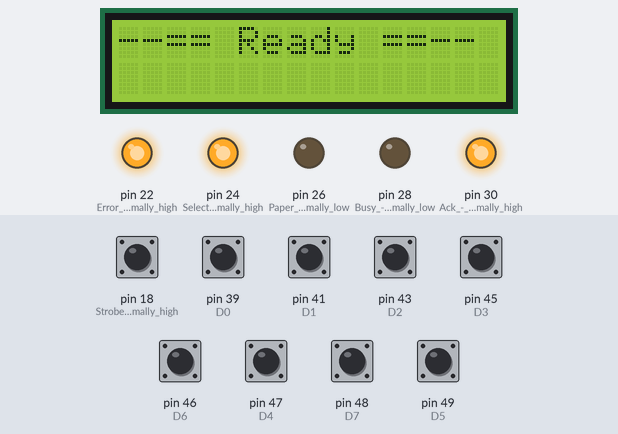
Bench run of a sketch on a simulated Arduino Mega 2560, built with avr-gcc and run on an emulated ATmega2560. Parts: 16×2 character LCD, output pins drawn as LEDs (lit = HIGH). Inputs (shaded band) come from the test bench; at power-on: pin 18 (Strobe_-_normally_high), pin 39 (D0), pin 41 (D1), pin 43 (D2), pin 45 (D3), pin 46 (D6), pin 47 (D4), pin 48 (D7), pin 49 (D5) HIGH. Storage starts empty; what the sketch prints to the serial monitor is not drawn.

Above: at 1.3 s.
1.4 s: pin 18 (Strobe_-_normally_high) pulled LOW for 0.15 s
At 2.2 s:
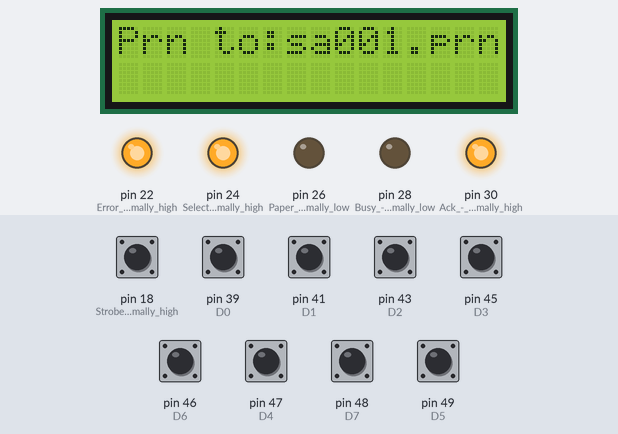
3.0 s: pin 18 (Strobe_-_normally_high) pulled LOW for 1 s
At 13.3 s:
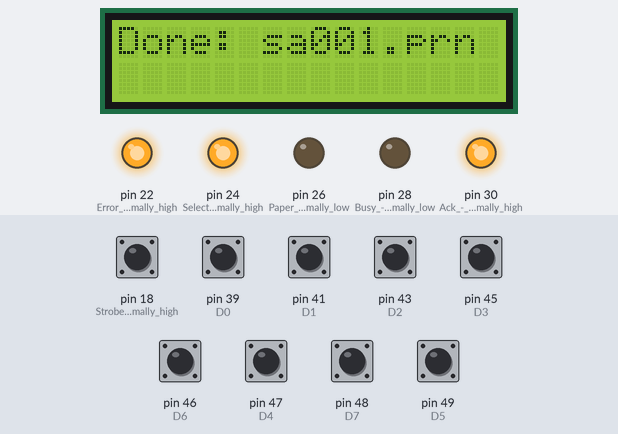
Timing chart, 0 to 14.5 s (numbered marks = the images above; inputs shaded):
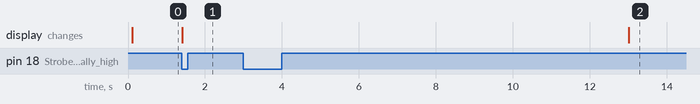

The sketch:

CentArd.ino
```cpp
// Arduino Centronics printer capture tool
// Using Ethernet shield with built-in SD card
// SD card pinout:
// MOSI: pin 11
// MISO: pin 12
// CLK:  pin 13
// CS:   pin 4

// LCD pinout:
// EN: pin A7

#include <LiquidCrystal.h>
#include <SPI.h>
#include <SD.h>

// 10s timeout before considering the print completed
#define TIMEOUT_MS 10000

// Global variables/flags
LiquidCrystal lcd(8, 9, 4, 5, 6, 7);  // RS, EN, D4, D5, D6, D7
bool init_complete = false;
bool print_in_progress = false;
bool data_ready = false;
byte data = 0;
byte buff[512];
int buff_index = 0;
long last_update;
File current_file;
long file_size = 0;


void setup()
{
  Serial.begin(115200);
  delay(10);
  Serial.println();
  Serial.println();
  Serial.println();

  lcd.begin(16, 2);
  delay(10);
  lcd.clear();

  // Initialize SD card
  Serial.println("Init SD");
  pinMode(53, OUTPUT);  // HW CS pin, init it just in case
  pinMode(4, OUTPUT);
  if ( !SD.begin(4) )
  {
    Serial.println("SD Init Failed");
    lcd.print("! No SD card !");
  }
  else
  {
    Serial.println("SD Init Ok");
    lcd.print("--== Ready ==--");
  }

  // Configure pins
  pinMode(18, INPUT_PULLUP); // Strobe - normally high
  attachInterrupt(digitalPinToInterrupt(18), StrobeFallingEdge, FALLING); // Attach to pin interrupt

  pinMode(22, OUTPUT);  // Error - normally high
  digitalWrite(22, true);

  pinMode(24, OUTPUT);  // Select - normally high
  digitalWrite(24, true);

  pinMode(26, OUTPUT);  // Paper out - normally low
  digitalWrite(26, false);

  pinMode(28, OUTPUT);  // Busy - normally low
  digitalWrite(28, false);

  pinMode(30, OUTPUT);  // Ack - normally high
  digitalWrite(30, true);

  pinMode(39, INPUT_PULLUP);  // D0
  pinMode(41, INPUT_PULLUP);  // D1
  pinMode(43, INPUT_PULLUP);  // D2
  pinMode(45, INPUT_PULLUP);  // D3
  pinMode(47, INPUT_PULLUP);  // D4
  pinMode(49, INPUT_PULLUP);  // D5
  pinMode(46, INPUT_PULLUP);  // D6
  pinMode(48, INPUT_PULLUP);  // D7

  // Update timeout
  last_update = millis();
  Serial.println("Init Complete");
  init_complete = true;
}


void loop()
{
  if (data_ready)
  {
    // Receive byte
    buff[buff_index] = data;
    buff_index++;

    // Reset data ready flag
    data_ready = false;

    // Ack byte, reset busy
    digitalWrite(30, false);  // ACK
    delayMicroseconds(7);
    digitalWrite(28, false);  // BUSY
    delayMicroseconds(5);
    digitalWrite(30, true);   // ACK

    // Reset timeout
    last_update = millis();

    // Actively printing?
    if (!print_in_progress)
    {
      // Just started printing. Create new file
      CreateNewFile();
      Serial.print("Receiving from printer.");
      file_size = 0;

      // Update LCD
      lcd.clear();
      lcd.print("Prn to:");
      lcd.print(current_file.name());
    }
    print_in_progress = true;
  }

  // Check buffer size
  if(buff_index >= 512)
  {
    // Flush buffer to file
    Serial.print(".");
    WriteToFile(buff, sizeof(buff));
    file_size += buff_index - 1;
    buff_index = 0;

    // Update LCD
    lcd.setCursor(0, 1);
    lcd.print("Size:");
    lcd.print(file_size);
    lcd.print("B");
  }

  // Timeout
  if ( print_in_progress && (millis() > (last_update + TIMEOUT_MS)) )
  {
    // Timeout. Flush the buffer to file
    if (buff_index > 0)
    {
      WriteToFile(buff, buff_index - 1);
      file_size += buff_index - 1;
      buff_index = 0;
    }
    Serial.println(".Done");
    Serial.print("Closing file..");
    current_file.close();
    Serial.println("..Ok");
    print_in_progress = false;

    // Update LCD
    lcd.clear();
    lcd.print("Done: ");
    lcd.print(current_file.name());
  }
}


void CreateNewFile()
{
  // Find unique file
  char fname[30];
  int i = 1;
  do
  {
    sprintf (fname, "sa%03d.prn", i);
    i++;
  } while(SD.exists(fname));

  // Found new file
  Serial.println();
  current_file = SD.open(fname, FILE_WRITE);
  Serial.print("New file created: ");
  Serial.println(fname);
}


void WriteToFile(byte* b, int b_size)
{
  // Verify that the file is open
  if (current_file)
  {
    current_file.write(b, b_size);
  }
  else
  {
    Serial.println();
    Serial.println("Can't write to file");
  }
}


// Strobe pin on falling edge interrupt
void StrobeFallingEdge()
{
  // Be sure that init sequence is completed
    if (!init_complete)
    {
      return;
    }

  // Set busy signal
  digitalWrite(28, true);

  // Read data from port
  data = (digitalRead(39) << 0) |
         (digitalRead(41) << 1) |
         (digitalRead(43) << 2) |
         (digitalRead(45) << 3) |
         (digitalRead(47) << 4) |
         (digitalRead(49) << 5) |
         (digitalRead(46) << 6) |
         (digitalRead(48) << 7);

  // Set ready bit
  data_ready = true;
}
```

Measured:
- after the input at 1.4 s, the display: changes at once (image 1)
